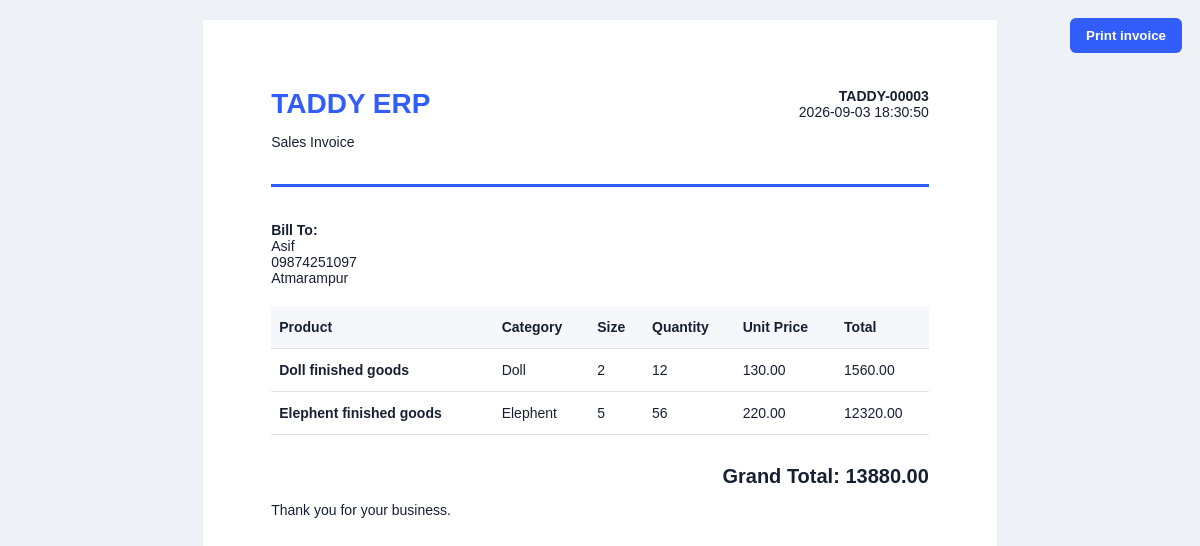
The app's page /invoice/TADDY-00003 (signed in) with its own data.
### tables this page shows
CREATE TABLE invoices (
                    id INTEGER PRIMARY KEY AUTOINCREMENT,
                    sale_id INTEGER NOT NULL, invoice_no TEXT NOT NULL UNIQUE,
                    customer_name TEXT NOT NULL, total REAL NOT NULL,
                    created_at TIMESTAMP DEFAULT CURRENT_TIMESTAMP,
                    FOREIGN KEY(sale_id) REFERENCES sales(id)
                );

CREATE TABLE sales (
                    id INTEGER PRIMARY KEY AUTOINCREMENT,
                    customer_name TEXT NOT NULL, phone TEXT DEFAULT '',
                    product_name TEXT NOT NULL, category TEXT NOT NULL,
                    size TEXT NOT NULL, quantity INTEGER NOT NULL,
                    unit_price REAL NOT NULL, total REAL NOT NULL,
                    created_at TIMESTAMP DEFAULT CURRENT_TIMESTAMP
                , address TEXT DEFAULT '', transaction_id TEXT);

### app.py (the view)
@app.get("/invoice/<invoice_no>")
def invoice(invoice_no):
    invoice_data = inventory.get_invoice(invoice_no)
    if not invoice_data:
        return "Invoice not found", 404
    return render_template("invoice.html", invoice=invoice_data)

### app.py (called while the page is built)
@app.before_request
def require_login():
    public_endpoints = {"login", "static"}
    if request.endpoint not in public_endpoints and not session.get("logged_in"):
        return redirect(url_for("login"))

### main.py (called while the page is built)
    def _connect(self):
        conn = sqlite3.connect(DB_PATH)
        conn.row_factory = sqlite3.Row
        conn.execute("PRAGMA foreign_keys = ON")
        return conn

    @contextmanager
    def _db(self):
        conn = self._connect()
        try:
            yield conn
            conn.commit()
        finally:
            conn.close()

### templates/invoice.html (shortened to what this page needs)
<!doctype html>
<html lang="en">
<head><meta charset="utf-8"><title>{{ invoice.invoice_no }} - TADDY ERP</title>
</head>
<body><button class="print" onclick="window.print()">Print invoice</button><main class="invoice">
  <div class="head"><div><h1>TADDY ERP</h1><p>Sales Invoice</p></div><div class="meta"><strong>{{ invoice.invoice_no }}</strong><br>{{ invoice.created_at }}</div></div>
  <div class="customer"><strong>Bill To:</strong><br>{{ invoice.customer_name }}{% if invoice.phone %}<br>{{ invoice.phone }}{% endif %}{% if invoice.address %}<br>{{ invoice.address }}{% endif %}</div>
  <table><tr><th>Product</th><th>Category</th><th>Size</th><th>Quantity</th><th>Unit Price</th><th>Total</th></tr>{% for line in invoice.lines %}<tr><td><strong>{{ line.product_name }}</strong></td><td>{{ line.category }}</td><td>{{ line.size }}</td><td>{{ line.quantity }}</td><td>{{ "%.2f"|format(line.unit_price) }}</td><td>{{ "%.2f"|format(line.total) }}</td></tr>{% endfor %}</table>
  <div class="total">Grand Total: {{ "%.2f"|format(invoice.total) }}</div><p>Thank you for your business.</p>
</main></body></html>

### templates/invoice.html (style rules this page uses)
* { box-sizing:border-box }
body { margin:0;background:#eef1f6;font:14px Arial;color:#172033 }
.invoice { width:210mm;min-height:297mm;margin:20px auto;padding:18mm;background:#fff }
.head { display:flex;justify-content:space-between;border-bottom:3px solid #315efb;padding-bottom:20px }
.head h1 { margin:0;color:#315efb }
.meta { text-align:right }
.customer { margin:35px 0 20px }
table { width:100%;border-collapse:collapse }
th,td { text-align:left;padding:13px 8px;border-bottom:1px solid #dfe3ea }
th { background:#f5f7fb }
.total { text-align:right;font-size:20px;font-weight:bold;margin-top:30px }
.print { position:fixed;top:18px;right:18px;padding:10px 16px;border:0;border-radius:6px;background:#315efb;color:#fff;font-weight:bold }

### records on screen
invoices: invoice_no "TADDY-00003", created_at "2026-09-03 18:30:50", customer_name "Asif", total "13880.00"
sales: phone "09874251097", address "Atmarampur", product_name "Doll finished goods", category "Doll", size "2", quantity "12", unit_price "130.00", total "1560.00"
sales: product_name "Elephent finished goods", category "Elephent", size "5", quantity "56", unit_price "220.00", total "12320.00"
